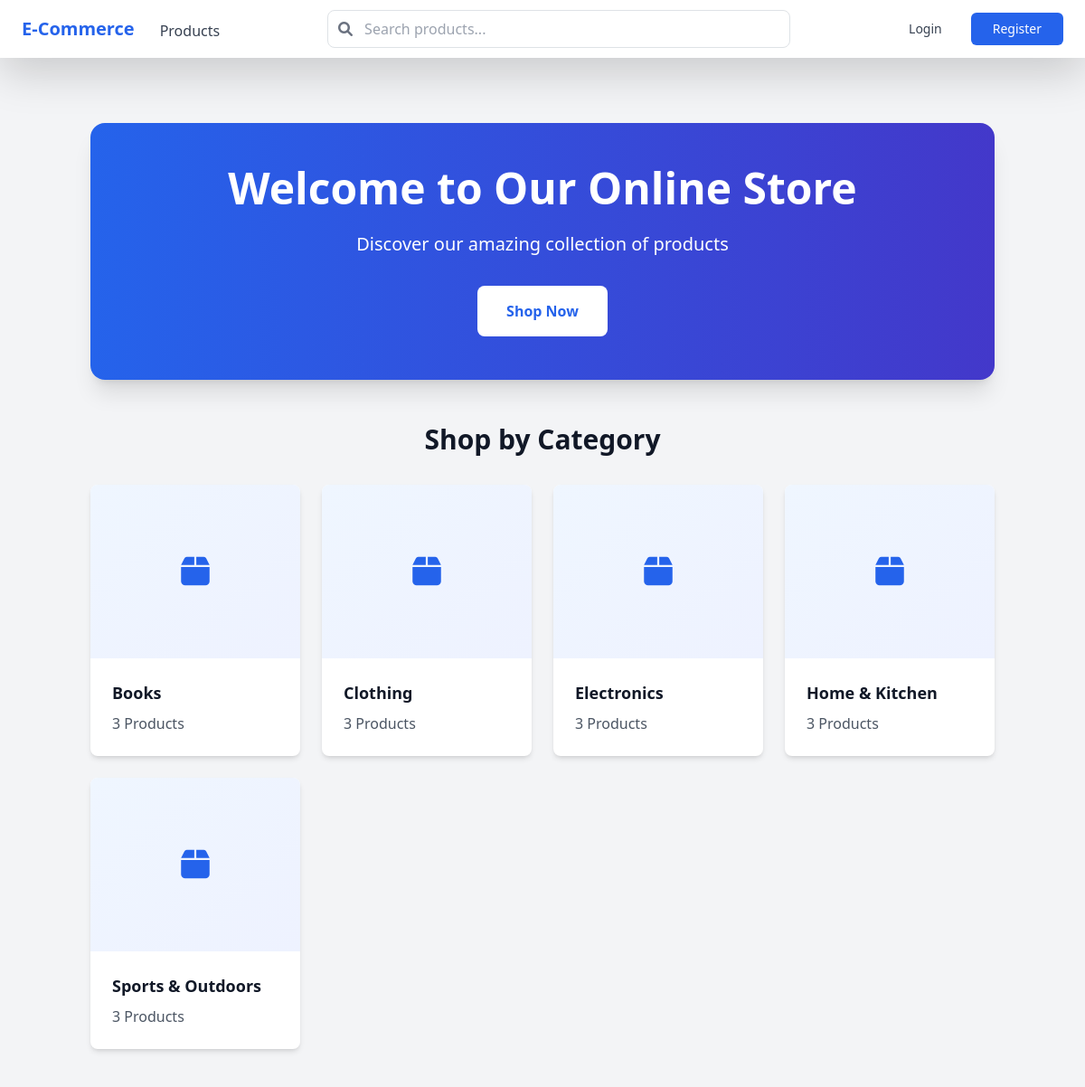
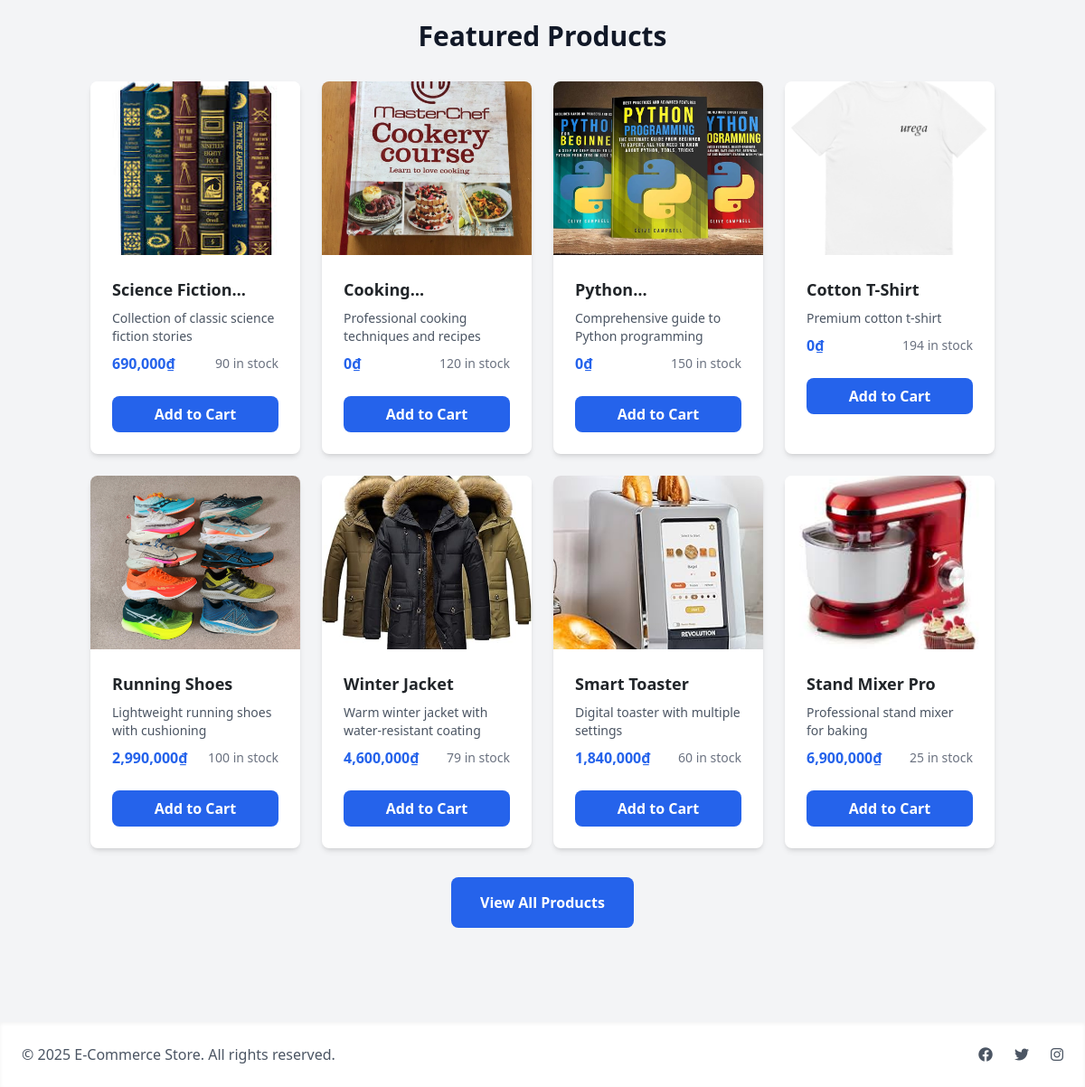
The page / on the database its author committed (2 pictures, top to bottom).
### models/category.py (models this page shows, shortened)
class Category(db.Model):
    __tablename__ = 'categories'
    id = db.Column(db.Integer, primary_key=True)
    name = db.Column(db.String(100), nullable=False, unique=True)
    slug = db.Column(db.String(100), nullable=False, unique=True)
    description = db.Column(db.Text)
    created_at = db.Column(db.DateTime, default=datetime.utcnow)
    updated_at = db.Column(db.DateTime, default=datetime.utcnow, onupdate=datetime.utcnow)
    products = db.relationship('Product', back_populates='category', lazy=True)

### models/product.py (models this page shows, shortened)
class Product(db.Model):
    __tablename__ = 'products'
    id = db.Column(db.Integer, primary_key=True)
    name = db.Column(db.String(200), nullable=False)
    description = db.Column(db.Text)
    price = db.Column(db.Integer, nullable=False)
    stock = db.Column(db.Integer, default=0)
    image_url = db.Column(db.String(500))  # Kept for backward compatibility
    category_id = db.Column(db.Integer, db.ForeignKey('categories.id'), nullable=False)
    sku = db.Column(db.String(50), unique=True)
    is_active = db.Column(db.Boolean, default=True)
    created_at = db.Column(db.DateTime, default=datetime.utcnow)
    updated_at = db.Column(db.DateTime, default=datetime.utcnow, onupdate=datetime.utcnow)
    cart_items = db.relationship('CartItem',
                             back_populates='product',
                             lazy=True,
                             cascade='all, delete-orphan')
    order_items = db.relationship('OrderItem', back_populates='product', lazy=True)
    images = db.relationship('ProductImage', backref='product', lazy=True,
                          cascade='all, delete-orphan',
                          order_by='ProductImage.is_primary.desc()')
    category = db.relationship('Category', back_populates='products', lazy=True)
    @property
    def primary_image(self):
        if self.images:
            primary = next((img for img in self.images if img.is_primary), None)
            return primary or self.images[0]
        return None
    @property
    def price_display(self):
        return "{:,.0f}".format(self.price)

### models/product_image.py (models this page shows, shortened)
class ProductImage(db.Model):
    __tablename__ = 'product_images'
    id = db.Column(db.Integer, primary_key=True)
    product_id = db.Column(db.Integer, db.ForeignKey('products.id', ondelete='CASCADE'), nullable=False)
    image_url = db.Column(db.String(500), nullable=False)
    is_primary = db.Column(db.Boolean, default=False)
    created_at = db.Column(db.DateTime, default=datetime.utcnow)

### routes/main.py (the view)
@bp.route('/')
def home():
    featured_products = Product.query.filter_by(is_active=True)\
        .order_by(Product.created_at.desc())\
        .limit(8)\
        .all()
    categories = []
    for category in Category.query.order_by(Category.name).all():
        product_count = Product.query.filter_by(
            category_id=category.id,
            is_active=True
        ).count()
        if product_count > 0:  # Only show categories with active products
            categories.append({
                "id": category.id,
                "name": category.name,
                "product_count": product_count
            })
    return render_template('home.html',
                         featured_products=featured_products,
                         categories=categories)

### templates/home.html (shortened to what this page needs)
{% extends "base.html" %}
{% block content %}
<div class="container mx-auto py-12">
    <div class="bg-gradient-to-r from-blue-600 to-indigo-700 rounded-2xl shadow-xl text-white p-12 mb-12">
        <div class="max-w-3xl mx-auto text-center">
            <h1 class="text-4xl md:text-5xl font-bold mb-6">Welcome to Our Online Store</h1>
            <p class="text-xl mb-8">Discover our amazing collection of products</p>
            <a href="{{ url_for('products.index') }}"
               class="inline-block bg-white text-blue-600 px-8 py-3 rounded-lg font-semibold hover:bg-blue-50 transition duration-300">
                Shop Now
            </a>
        </div>
    </div>
    <div class="mb-16">
        <h2 class="text-3xl font-bold text-gray-900 mb-8 text-center">Shop by Category</h2>
        <div class="grid grid-cols-1 md:grid-cols-3 lg:grid-cols-4 gap-6">
            {% for category in categories %}
            <a href="{{ url_for('products.category_view', category_name=category.name) }}"
               class="group block bg-white rounded-lg shadow-md overflow-hidden hover:shadow-lg transition duration-300">
                <div class="aspect-w-16 aspect-h-9 bg-gray-100">
                    <div class="flex items-center justify-center h-48 bg-gradient-to-br from-blue-50 to-indigo-50">
                        <i class="fas fa-box text-4xl text-blue-600 group-hover:scale-110 transition-transform duration-300"></i>
                    </div>
                </div>
                <div class="p-6">
                    <h3 class="text-lg font-semibold text-gray-900 group-hover:text-blue-600 transition">{{ category.name }}</h3>
                    <p class="text-gray-600 mt-2">{{ category.product_count }} Products</p>
                </div>
            </a>
            {% endfor %}
        </div>
    </div>
    <div>
        <h2 class="text-3xl font-bold text-gray-900 mb-8 text-center">Featured Products</h2>
        <div class="grid grid-cols-1 md:grid-cols-3 lg:grid-cols-4 gap-6">
            {% for product in featured_products %}
                {% include "products/_featured_product_list.html" %}
            {% endfor %}
        </div>
        <div class="text-center mt-8">
            <a href="{{ url_for('products.index') }}"
               class="inline-block bg-blue-600 text-white px-8 py-3 rounded-lg font-semibold hover:bg-blue-700 transition duration-300">
                View All Products
            </a>
        </div>
    </div>
</div>
{% endblock %}

### templates/products/_featured_product_list.html (shortened to what this page needs)
<div class="bg-white rounded-lg shadow-md overflow-hidden hover:shadow-lg transition duration-300">
    <a href="{{ url_for('products.detail', id=product.id) }}" class="block">
        {% if product.images %}
            {% set primary_image = product.primary_image %}
            {% if primary_image %}
            <img src="{{ url_for('static', filename='uploads/' + primary_image.image_url) }}"
                 alt="{{ product.name }}"
                 class="w-full h-48 object-cover">
            {% endif %}
        {% elif product.image_url %}
        <img src="{{ url_for('static', filename='uploads/' + product.image_url) }}"
             alt="{{ product.name }}"
             class="w-full h-48 object-cover">
        {% else %}
        <div class="w-full h-48 bg-gray-200 flex items-center justify-center">
            <i class="fas fa-image text-gray-400 text-4xl"></i>
        </div>
        {% endif %}
        <div class="p-4">
            <h3 class="text-lg font-semibold mb-2 line-clamp-1">{{ product.name }}</h3>
            <p class="text-gray-600 mb-2 text-sm line-clamp-2">{{ product.description }}</p>
            <div class="flex justify-between items-center">
                <span class="text-blue-600 font-bold">{{ product.price_display }}₫</span>
                <span class="text-sm text-gray-500">
                    {% if product.stock > 0 %}
                    {{ product.stock }} in stock
                    {% else %}
                    Out of stock
                    {% endif %}
                </span>
            </div>
        </div>
    </a>
    {% if product.stock > 0 %}
    <div class="px-4 pb-4">
        <form action="{{ url_for('cart.add_to_cart', product_id=product.id) }}" method="POST" class="add-to-cart-form">
            <button type="submit"
                    class="w-full bg-blue-600 text-white py-2 rounded-lg font-semibold hover:bg-blue-700 transition duration-300">
                Add to Cart
            </button>
        </form>
    </div>
    {% endif %}
</div>

### rows shown on the page
Category: name "Books", product_count "3"
Category: name "Clothing", product_count "3"
Category: name "Electronics", product_count "3"
Category: name "Home & Kitchen", product_count "3"
Category: name "Sports & Outdoors", product_count "3"
Product: image_url (picture), name "Science…", description "Collection of classic science fiction stories", price_display "690,000", stock "90"
Product: image_url (picture), description "Professional cooking techniques and recipes", price_display "0", stock "120"
Product: image_url (picture), description "Comprehensive guide to Python programming", price_display "0", stock "150"
Product: image_url (picture), name "Cotton T-Shirt", description "Premium cotton t-shirt", price_display "0", stock "194"
Product: image_url (picture), name "Running Shoes", description "Lightweight running shoes with cushioning", price_display "2,990,000", stock "100"
Product: image_url (picture), name "Winter Jacket", description "Warm winter jacket with water-resistant coating", price_display "4,600,000", stock "79"
Product: image_url (picture), name "Smart Toaster", description "Digital toaster with multiple settings", price_display "1,840,000", stock "60"
Product: image_url (picture), name "Stand Mixer Pro", description "Professional stand mixer for baking", price_display "6,900,000", stock "25"
